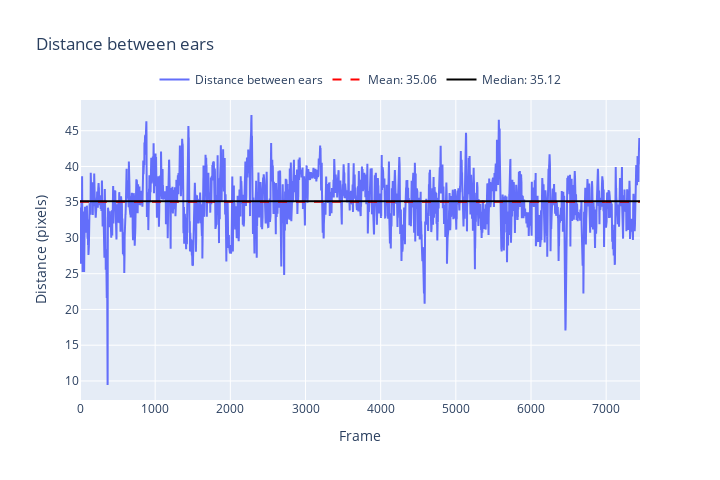

The notebook cell saved with this chart:
### Code cell
df_smooth.dropna(inplace=True)

# Calculate the distance between ears
dist = np.sqrt(
    (df_smooth['L_ear_x'] - df_smooth['R_ear_x'])**2 + 
    (df_smooth['L_ear_y'] - df_smooth['R_ear_y'])**2)

dist.dropna(inplace=True)

# Calculate the mean and median
mean_dist = np.mean(dist)
median_dist = np.median(dist)

scale = (1.8 / median_dist)

print(f'median distance is {median_dist}, mean distance is {mean_dist}. scale is {scale*100}')

# Create the plot
fig = go.Figure()

# Add the distance trace
fig.add_trace(go.Scatter(y=dist, mode='lines', name='Distance between ears'))

# Add mean and median lines
fig.add_trace(go.Scatter(y=[mean_dist]*len(dist), mode='lines', name=f'Mean: {mean_dist:.2f}', line=dict(color='red', dash='dash')))
fig.add_trace(go.Scatter(y=[median_dist]*len(dist), mode='lines', name=f'Median: {median_dist:.2f}', line=dict(color='black')))

# Update layout
fig.update_layout(
    title='Distance between ears',
    xaxis_title='Frame',
    yaxis_title='Distance (pixels)',
    width=720,
    height=480,
    legend=dict(
        yanchor="bottom",
        y=1.02,
        xanchor="center",
        x=0.5,
        orientation="h")
)

# Show the plot
fig.show()

### Figure 1 — Plotly figure (JSON) as saved in the notebook; plotly's stock layout.template omitted (floating-point values rounded to 4 significant figures; data arrays with more than 128 entries replaced by an {"elided": "..."} marker saying what was removed)
{"data": [{"mode": "lines", "name": "Distance between ears", "type": "scatter", "y": {"elided": "7451 float values"}}, {"line": {"color": "red", "dash": "dash"}, "mode": "lines", "name": "Mean: 35.06", "type": "scatter", "y": {"elided": "7451 float values"}}, {"line": {"color": "black"}, "mode": "lines", "name": "Median: 35.12", "type": "scatter", "y": {"elided": "7451 float values"}}], "layout": {"height": 480, "legend": {"orientation": "h", "x": 0.5, "xanchor": "center", "y": 1.02, "yanchor": "bottom"}, "title": {"text": "Distance between ears"}, "width": 720, "xaxis": {"title": {"text": "Frame"}}, "yaxis": {"title": {"text": "Distance (pixels)"}}}}
